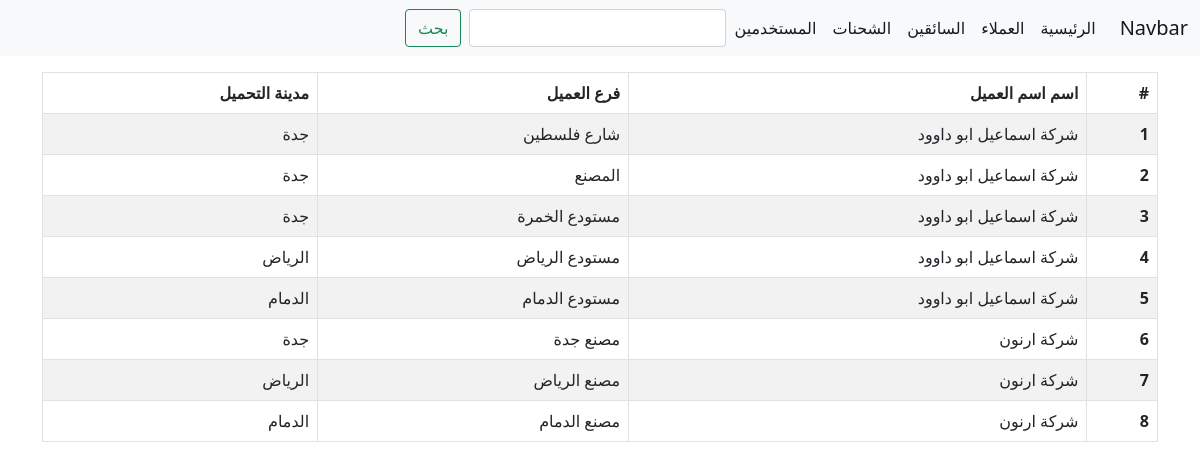
Screenshot of /customer/ with the database file from the repository.
### customers/models.py (models this page shows, shortened)
class Branch(models.Model):
    customers = models.ForeignKey(Customers, on_delete=models.CASCADE)
    name = models.CharField(max_length=255)
    city = models.CharField(max_length=255)

class Customers(models.Model):
    name = models.CharField(max_length=255)
    def __str__(self):
        return self.name

### customers/views.py (the view)
# urls.py: path('', CustomersList.as_view(), name='customers_list'),
class CustomersList(ListView):
    model = Branch    #context : object_list, model_list

### templates/customers/branch_list.html
{% extends 'base.html'%}
{% block content %}
<div class="container">
    <table class="table table-striped table-hover table-bordered my-3">
        <thead>
            <tr>
                <th scope="col">#</th>
                <th scope="col">اسم اسم العميل </th>
                <th scope="col">  فرع العميل</th>
                <th scope="col"> مدينة التحميل </th>
            </tr>
        </thead>
        <tbody>
            {% for customer in branch_list %}
            <tr>
                <th scope="row">{{ forloop.counter }}</th>
                <td>{{ customer.customers }}</td>
                <td>{{ customer.name}}</td>
                <td>{{ customer.city }}</td>
            </tr>
            {% endfor %}
        </tbody>
    </table>
</div>
{% endblock %}

### rows the page displays
Branch: customers "شركة اسماعيل ابو داوود", name "شارع فلسطين", city "جدة"
Branch: customers "شركة اسماعيل ابو داوود", name "المصنع", city "جدة"
Branch: customers "شركة اسماعيل ابو داوود", name "مستودع الخمرة", city "جدة"
Branch: customers "شركة اسماعيل ابو داوود", name "مستودع الرياض", city "الرياض"
Branch: customers "شركة اسماعيل ابو داوود", name "مستودع الدمام", city "الدمام"
Branch: customers "شركة ارنون", name "مصنع جدة", city "جدة"
Branch: customers "شركة ارنون", name "مصنع الرياض", city "الرياض"
Branch: customers "شركة ارنون", name "مصنع الدمام", city "الدمام"
